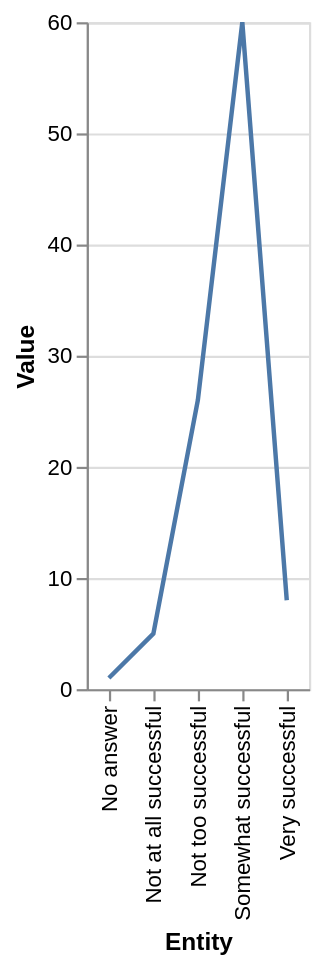

Source (Vega-Lite JSON):
### Vega-Lite specification from a JSON file in a GitHub repository (floating-point values rounded to 4 significant figures)
{"$schema": "https://vega.github.io/schema/vega-lite/v5.json", "description": "Line chart auto-generated from CSV", "data": {"values": [{"Entity": "Not at all successful", "Value": "5"}, {"Entity": "Somewhat successful", "Value": "60"}, {"Entity": "Not too successful", "Value": "26"}, {"Entity": "Very successful", "Value": "8"}, {"Entity": "No answer", "Value": "1"}]}, "mark": "line", "encoding": {"x": {"field": "Entity", "type": "ordinal"}, "y": {"field": "Value", "type": "quantitative"}}}
